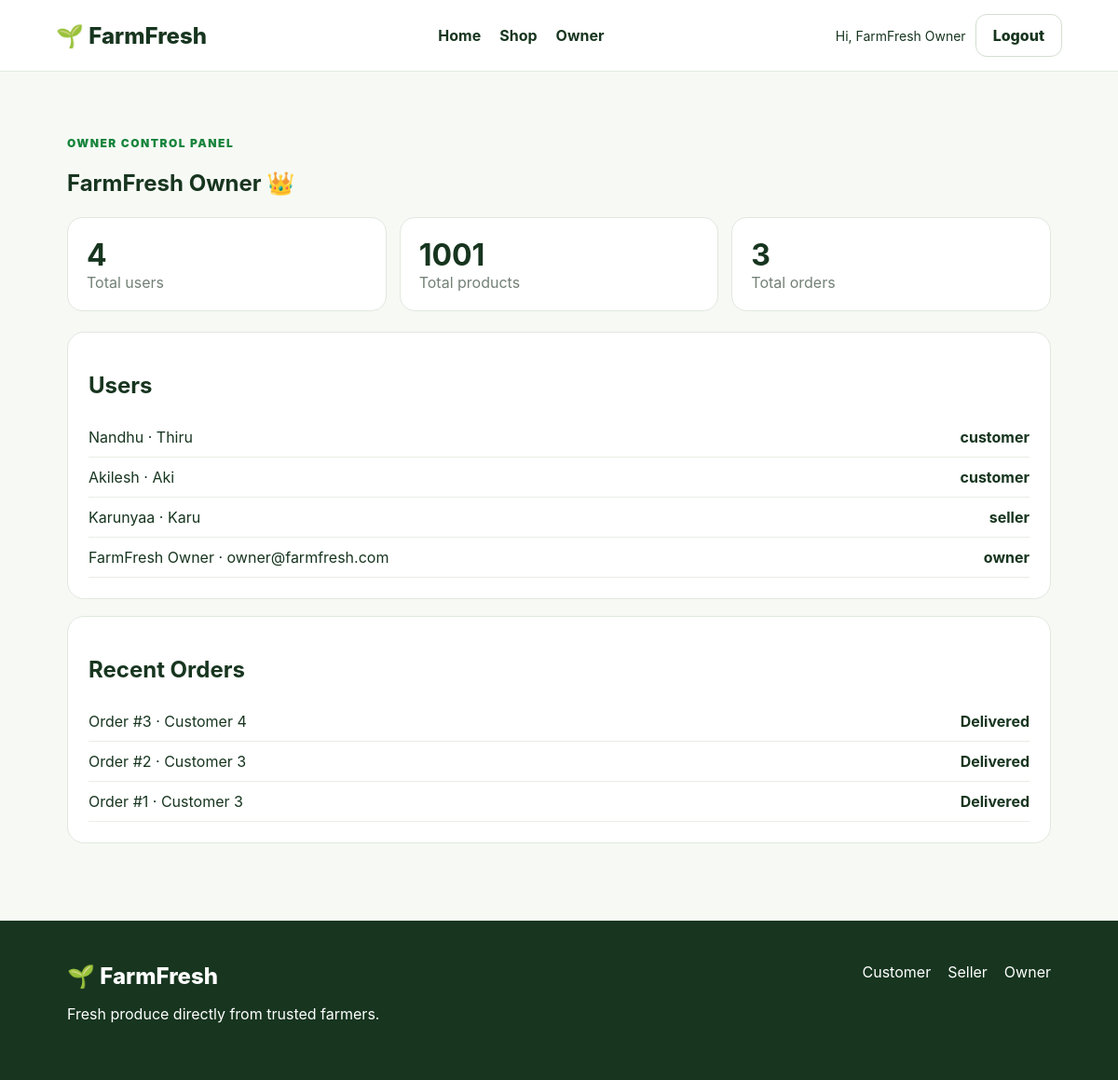
Page /owner (signed in) on the committed database.
### tables this page shows
CREATE TABLE users (
        id INTEGER PRIMARY KEY AUTOINCREMENT,
        name TEXT NOT NULL,
        username TEXT UNIQUE NOT NULL,
        password TEXT NOT NULL,
        role TEXT NOT NULL,
        created_at TEXT NOT NULL
    );

CREATE TABLE orders (
        id INTEGER PRIMARY KEY AUTOINCREMENT,
        customer_id INTEGER NOT NULL,
        address TEXT NOT NULL,
        amount REAL NOT NULL,
        status TEXT NOT NULL,
        eta TEXT NOT NULL,
        created_at TEXT NOT NULL
    );

### app.py (the view)
@app.route("/owner")
@role_required("owner")
def owner_dashboard():
    conn = get_db()
    user_count = conn.execute(
        "SELECT COUNT(*) AS c FROM users"
    ).fetchone()["c"]
    product_count = conn.execute(
        "SELECT COUNT(*) AS c FROM products"
    ).fetchone()["c"]
    order_count = conn.execute(
        "SELECT COUNT(*) AS c FROM orders"
    ).fetchone()["c"]
    users = conn.execute(
        "SELECT * FROM users ORDER BY id DESC LIMIT 50"
    ).fetchall()
    recent_orders = conn.execute(
        "SELECT * FROM orders ORDER BY id DESC LIMIT 50"
    ).fetchall()
    conn.close()
    return render_template(
        "owner_dashboard.html",
        user_count=user_count,
        product_count=product_count,
        order_count=order_count,
        users=users,
        orders=recent_orders
    )

### app.py (called while the page is built)
def get_db():
    conn = sqlite3.connect(DB)
    conn.row_factory = sqlite3.Row
    return conn

def get_current_user():
    user_id = session.get("user_id")
    if not user_id:
        return None
    conn = get_db()
    user = conn.execute(
        "SELECT * FROM users WHERE id=?", (user_id,)
    ).fetchone()
    conn.close()
    return user

@app.context_processor
def add_globals():
    return {
        "current_user": get_current_user(),
        "categories": CATEGORIES
    }

def role_required(role):
    def decorator(view):
        @wraps(view)
        def wrapped(*args, **kwargs):
            user = get_current_user()
            if not user:
                flash("Please login first.", "warning")
                return redirect(url_for("login", role=role))
            if user["role"] != role:
                flash("You do not have access to this page.", "danger")
                return redirect(url_for("home"))
            return view(*args, **kwargs)
        return wrapped
    return decorator

### templates/owner_dashboard.html (shortened to what this page needs)
{% extends "base.html" %}
{% block content %}
<section class="section">
    <span class="eyebrow">OWNER CONTROL PANEL</span>
    <h1>FarmFresh Owner 👑</h1>
    <div class="stats-grid">
        <div><b>{{ user_count }}</b><span>Total users</span></div>
        <div><b>{{ product_count }}</b><span>Total products</span></div>
        <div><b>{{ order_count }}</b><span>Total orders</span></div>
    </div>
    <div class="panel">
        <h2>Users</h2>
        {% for u in users %}
        <div class="line-row">
            <span>{{ u['name'] }} · {{ u['username'] }}</span>
            <b>{{ u['role'] }}</b>
        </div>
        {% endfor %}
    </div>
    <div class="panel">
        <h2>Recent Orders</h2>
        {% for o in orders %}
        <div class="line-row">
            <span>Order #{{ o['id'] }} · Customer {{ o['customer_id'] }}</span>
            <b>{{ o['status'] }}</b>
        </div>
        {% else %}
        <p class="muted">No orders yet.</p>
        {% endfor %}
    </div>
</section>
{% endblock %}

### templates/base.html (shortened to what this page needs)
<!DOCTYPE html>
<html lang="en">
<head>
    <link rel="stylesheet" href="{{ url_for('static', filename='css/style.css') }}">
</head>
<body>
<header class="topbar">
    <a class="brand" href="{{ url_for('home') }}">🌱 FarmFresh</a>
    <nav class="navlinks">
        <a href="{{ url_for('home') }}">Home</a>
        <a href="{{ url_for('shop') }}">Shop</a>
        {% if current_user and current_user['role'] == 'owner' %}
            <a href="{{ url_for('owner_dashboard') }}">Owner</a>
        {% endif %}
    </nav>
    <div class="nav-right">
        {% if current_user %}
            <span class="hello">Hi, {{ current_user['name'] }}</span>
            <a class="btn btn-outline" href="{{ url_for('logout') }}">Logout</a>
        {% else %}
            <a class="btn btn-outline" href="{{ url_for('login', role='customer') }}">Login</a>
        {% endif %}
    </div>
</header>
<main>
{% block content %}{% endblock %}
</main>
<footer class="footer">
    <div>
        <div class="brand">🌱 FarmFresh</div>
        <p>Fresh produce directly from trusted farmers.</p>
    </div>
    <div class="footer-links">
        <a href="{{ url_for('login', role='customer') }}">Customer</a>
        <a href="{{ url_for('login', role='seller') }}">Seller</a>
        <a href="{{ url_for('login', role='owner') }}">Owner</a>
    </div>
</footer>
</body>
</html>

### static/css/style.css (style rules this page uses)
* { box-sizing: border-box; }
body { margin: 0; font-family: Inter, "Segoe UI", Arial, sans-serif; background: #f7f9f5; color: #17351f; }
a { text-decoration: none; color: inherit; }
.topbar { position: sticky; top: 0; z-index: 50; background: #fff; border-bottom: 1px solid #e4ebe1; display: flex; justify-content: space-between; align-items: center; gap: 22px; padding: 15px 5vw; }
.brand { font-size: 24px; font-weight: 800; white-space: nowrap; }
.navlinks { display: flex; gap: 20px; font-weight: 700; }
.nav-right { display: flex; gap: 10px; align-items: center; }
.hello { font-size: 14px; }
.btn { display: inline-flex; justify-content: center; align-items: center; border-radius: 12px; padding: 12px 18px; border: 0; font-weight: 800; cursor: pointer; }
.btn-outline { border: 1px solid #d3ded0; background: white; }
.eyebrow { font-size: 12px; font-weight: 900; letter-spacing: 1.5px; color: #16843b; }
.section { padding: 65px 6vw; }
.panel { background: white; border: 1px solid #e1e8df; border-radius: 18px; padding: 22px; margin-bottom: 18px; }
.line-row, .mini-row { display: flex; justify-content: space-between; align-items: center; gap: 10px; padding: 11px 0; border-bottom: 1px solid #e8eee5; }
.stats-grid { display: grid; grid-template-columns: repeat(3, 1fr); gap: 14px; margin: 22px 0; }
.stats-grid div { background: white; border: 1px solid #e1e8df; border-radius: 16px; padding: 20px; }
.stats-grid b { display: block; font-size: 32px; }
.stats-grid span { color: #738076; }
.footer { background: #17351f; color: white; padding: 45px 6vw; display: flex; justify-content: space-between; gap: 20px; }
.footer-links { display: flex; gap: 18px; flex-wrap: wrap; }

### rows in the picture
users: name "FarmFresh Owner", username "owner@farmfresh.com", role "owner"
users: name "Nandhu", username "Thiru", role "customer"
users: name "Akilesh", username "Aki", role "customer"
users: name "Karunyaa", username "Karu", role "seller"
orders: id "3", customer_id "4", status "Delivered"
orders: id "2", customer_id "3", status "Delivered"
orders: id "1", customer_id "3", status "Delivered"

### other values in the picture
{{ user_count }} "4"
{{ product_count }} "1001"
{{ order_count }} "3"
